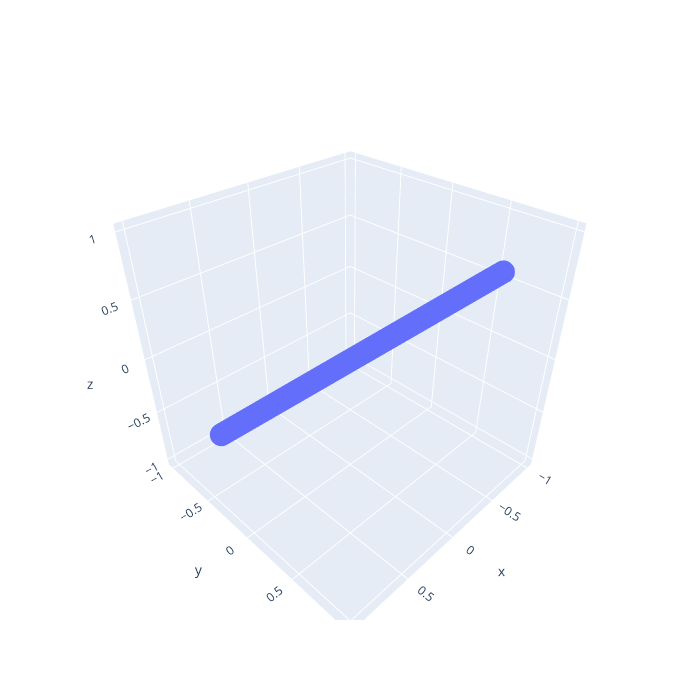

Notebook cell for this chart:
### Code cell
# fig = plt.figure()
# ax = plt.axes(projection='3d')

# ax.scatter3D(coordX, coordY, coordY)

fig = go.Figure(data=[go.Scatter3d(
    x=coordX, y=coordY, z=coordY, 
     mode ='markers')])#, 
#     marker=dict(size = 3, color =energy, colorscale='plasma')
# )])

fig.update_layout(autosize=False, width=700, height=700)

fig.show()

### Figure 1 — Plotly figure (JSON) as saved in the notebook; plotly's stock layout.template omitted (floating-point values rounded to 4 significant figures; data arrays with more than 128 entries replaced by an {"elided": "..."} marker saying what was removed)
{"data": [{"mode": "markers", "type": "scatter3d", "x": {"elided": "16754 float values"}, "y": {"elided": "16754 float values"}, "z": {"elided": "16754 float values"}}], "layout": {"autosize": false, "height": 700, "width": 700}}
